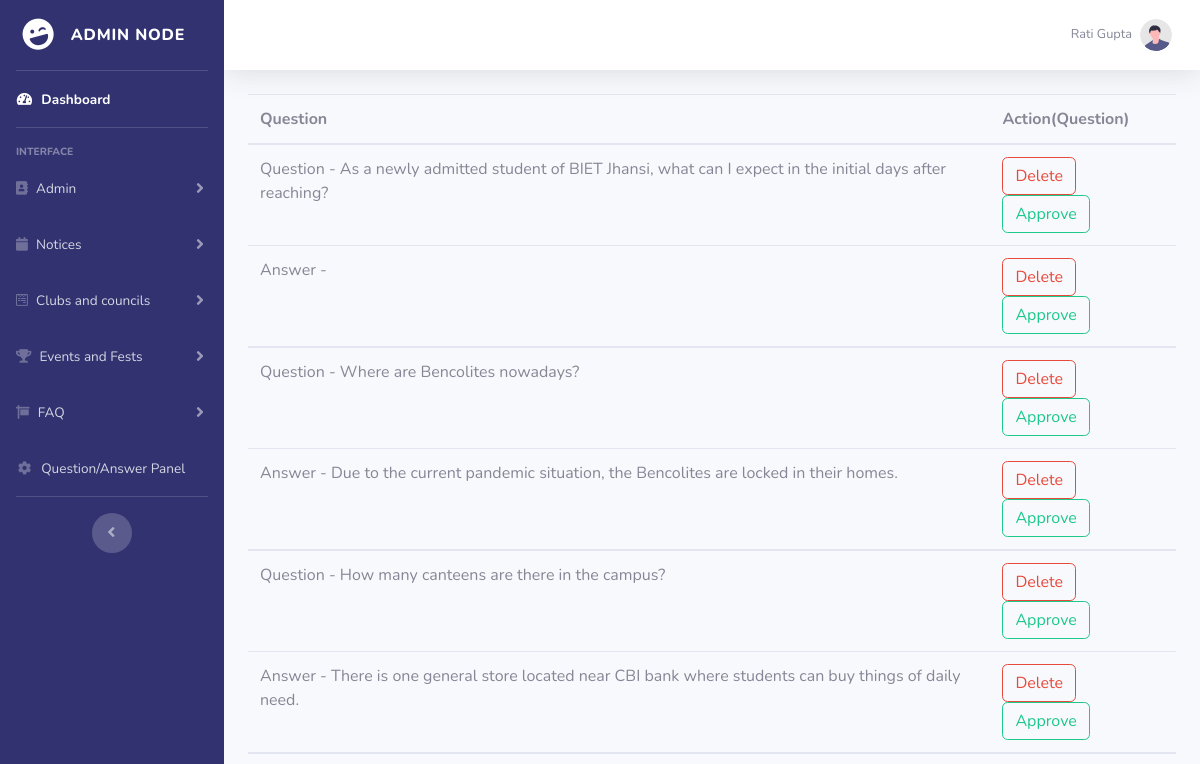
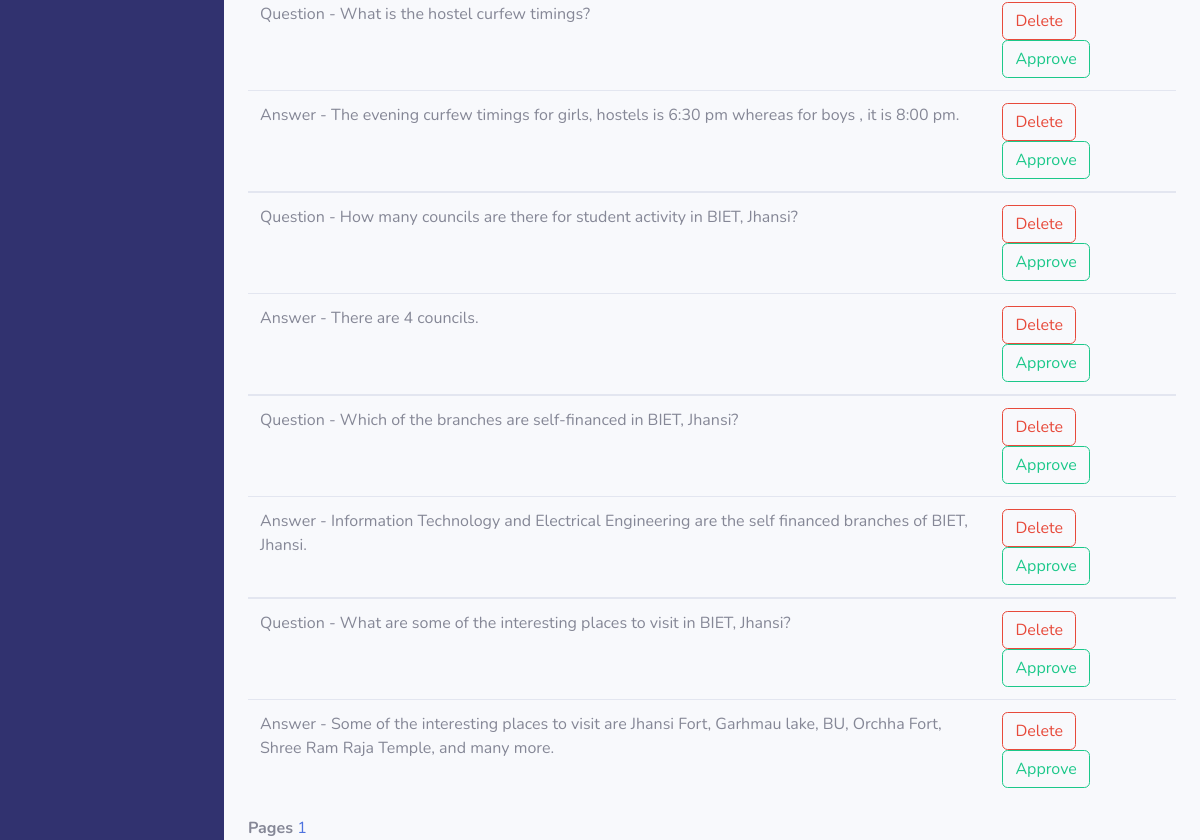
/ques_ans.php (signed in), run on an earlier commit of the app's database (2 pictures, top to bottom).
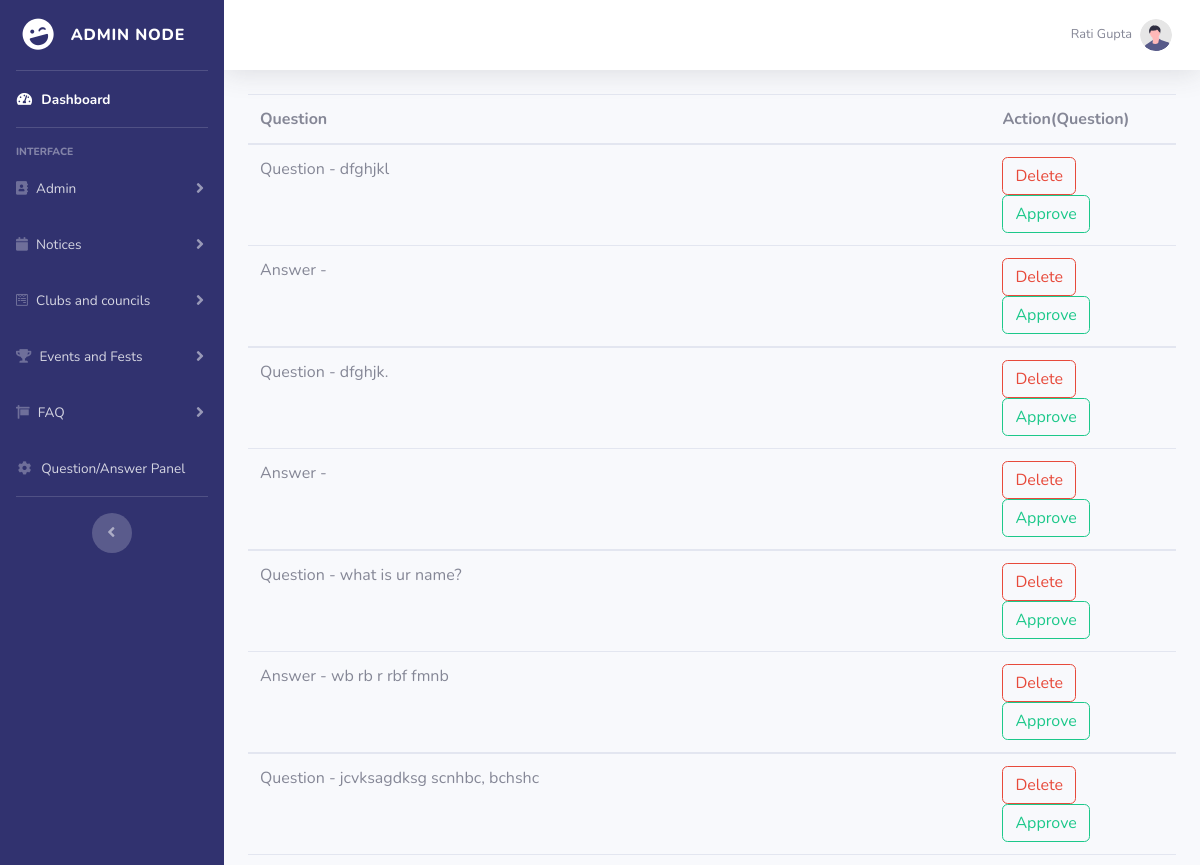
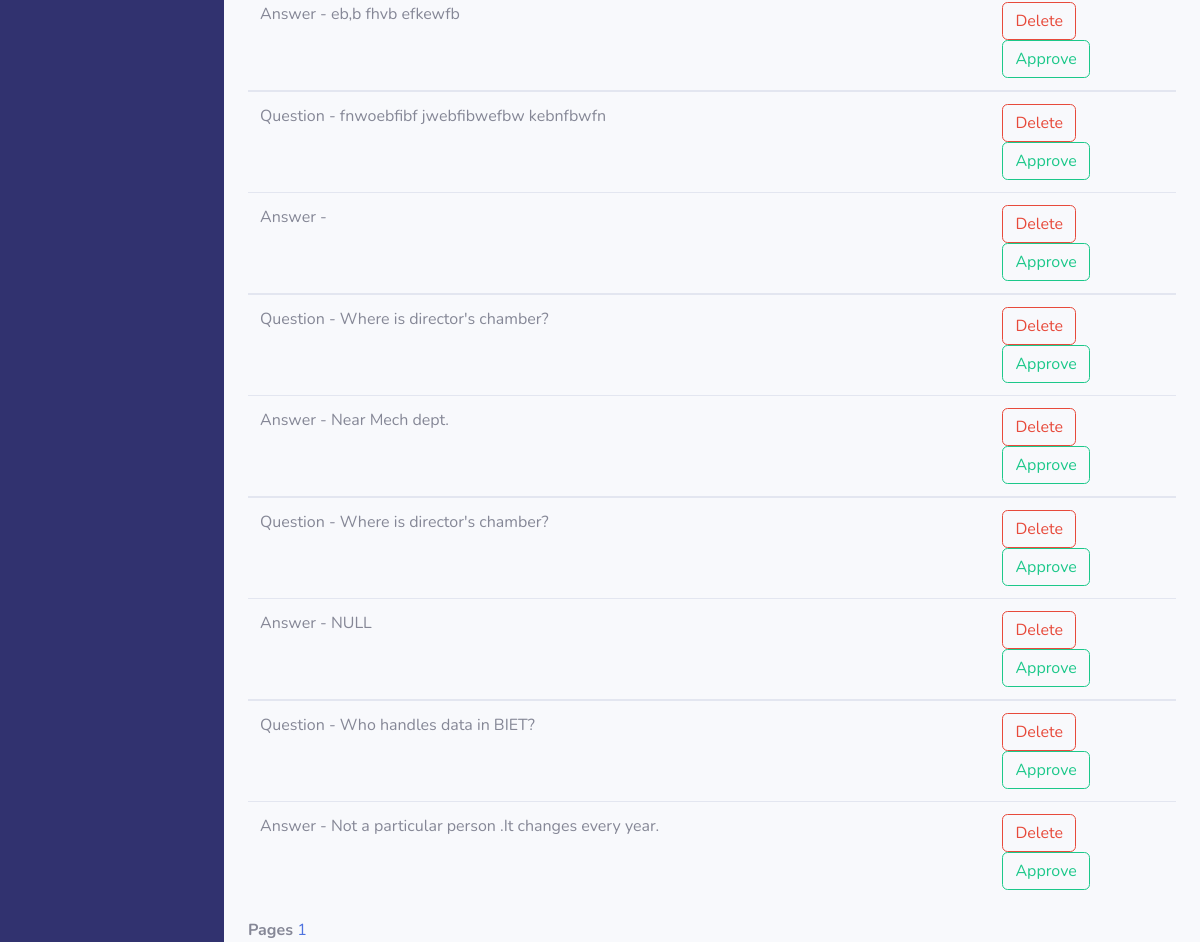
And on a later commit of the database (2 pictures, top to bottom).
### tables this page shows
CREATE TABLE `q_and_a` (
  `id` int(5) NOT NULL,
  `question` varchar(2000) NOT NULL,
  `ques_approved` tinyint(1) DEFAULT NULL,
  `ques_answered` tinyint(1) NOT NULL,
  `answer` varchar(10000) NOT NULL,
  `ans_approved` tinyint(1) DEFAULT NULL,
  `ans_by` varchar(100) NOT NULL
);

### ques_ans.php (the view, shortened to what this page needs)
<!DOCTYPE html>
<html lang="en" dir="ltr">
<head>
  <link href="vendor/fontawesome-free/css/all.min.css" rel="stylesheet" type="text/css">
  <link href="css/sb-admin-2.min.css" rel="stylesheet">
</head>
<body id="page-top">
  <div id="wrapper">
    <?php
    include 'include/sidebar.php'
    ?>
    <div id="content-wrapper" class="d-flex flex-column">
      <div id="content">
        <?php
        include 'include/topbar.php'
        ?>
        <div class="container-fluid">
          <?php
          $con = mysqli_connect("localhost", "root", "");
          mysqli_select_db($con, "campus_cauldron");
          if (isset($_GET["page"])) {
            $page = $_GET["page"];
          } else {
            $page = 1;
          };
          $start_from = ($page - 1) * 20;
          $sql = "select * from q_and_a  ORDER BY id DESC LIMIT $start_from, 20";
          $rs_result = mysqli_query($con, $sql);
          ?>
          <table class="table">
            <thead>
              <tr>
                <th width="80">Question</th>
                <th width="20%">Action(Question)</th>
              </tr>
            </thead>
            <?php
            while ($row = mysqli_fetch_assoc($rs_result)) {
            ?>
              <tbody>
                <tr>
                  <td> <?php
                        echo "Question " . "- " . " ";
                        echo $row["question"]; ?> </td>
                  <td><a class="btn btn-outline-danger" href='ques_delete.php?key1=<?php echo $row["id"]; ?>'>Delete</a>
                    <a class="btn btn-outline-success" href='ques_approve.php?key1=<?php echo $row["id"]; ?>'>Approve</a>
                  </td>
                </tr>
                <tr>
                  <td><?php
                      echo "Answer " . "- " . " ";
                      echo $row["answer"]; ?></td>
                  <td><a class="btn btn-outline-danger" href='ans_delete.php?key1=<?php echo $row["id"]; ?>'>Delete</a>
                    <a class="btn btn-outline-success" href='ans_approve.php?key1=<?php echo $row["id"]; ?>'>Approve</a>
                  </td>
                </tr>
              </tbody>
            <?php
            };
            ?>
          </table>
          <strong>Pages </strong>
          <?php
          $sql = "SELECT COUNT(question) FROM q_and_a";
          $rs_result = mysqli_query($con, $sql);
          $row = mysqli_fetch_row($rs_result);
          $total_records = $row[0];
          $total_pages = ceil($total_records / 20);
          for ($i = 1; $i <= $total_pages; $i++) {
            echo "<a href='viewuser.php?page=" . $i . "' class='navigation_item selected_navigation_item'>" . $i . "</a> ";
          };
          ?>
        </div>
</body>
</html>

### include/sidebar.php (shortened to what this page needs)
<ul class="navbar-nav  sidebar sidebar-dark accordion" id="accordionSidebar" style="background-color: #31326f">
    <a class="sidebar-brand d-flex align-items-center justify-content-center" href="admin_index.php">
        <div class="sidebar-brand-icon rotate-n-15">
            <i class="fas fa-laugh-wink"></i>
        </div>
        <div class="sidebar-brand-text mx-3">Admin node</div>
    </a>
    <hr class="sidebar-divider my-0">
    <li class="nav-item active">
        <a class="nav-link" href="admin_index.php">
            <i class="fas fa-fw fa-tachometer-alt"></i>
            <span>Dashboard</span></a>
    </li>
    <hr class="sidebar-divider">
    <div class="sidebar-heading">
        Interface
    </div>
    <li class="nav-item">
        <a class="nav-link collapsed" href="#" data-toggle="collapse" data-target="#collapse2" aria-expanded="true" aria-controls="collapseTwo">
            <i class="fas fa-address-book"></i>
            <span>Admin</span>
        </a>
    </li>
    <li class="nav-item">
        <a class="nav-link collapsed" href="#" data-toggle="collapse" data-target="#collapse1" aria-expanded="true" aria-controls="collapseTwo">
        <i class="fas fa-calendar"></i>
            <span>Notices</span>
        </a>
    </li>
    <li class="nav-item">
        <a class="nav-link collapsed" href="#" data-toggle="collapse" data-target="#collapse3" aria-expanded="true" aria-controls="collapseTwo">
            <i class="fab fa-wpforms"></i>
            <span>Clubs and councils</span>
        </a>
    </li>
    <li class="nav-item">
        <a class="nav-link collapsed" href="#" data-toggle="collapse" data-target="#collapse7" aria-expanded="true" aria-controls="collapseTwo">
        <i class="fas fa-trophy"></i>
            <span>Events and Fests</span>
        </a>
    </li>
    <li class="nav-item">
        <a class="nav-link collapsed" href="#" data-toggle="collapse" data-target="#collapse8" aria-expanded="true" aria-controls="collapseTwo">
        <i class="fas fa-sign"></i>
            <span>FAQ</span>
        </a>
    </li>
    <li class="nav-item">
        <a class="nav-link collapsed" href="ques_ans.php" data-target="#collapse4" aria-expanded="true" aria-controls="collapseTwo">
            <i class="fas fa-fw fa-cog"></i>
            <span>Question/Answer Panel</span>
        </a>
    </li>
    <hr class="sidebar-divider d-none d-md-block">
    <div class="text-center d-none d-md-inline">
        <button class="rounded-circle border-0" id="sidebarToggle"></button>
    </div>
</ul>

### include/topbar.php (shortened to what this page needs)
<nav class="navbar navbar-expand navbar-light bg-white topbar mb-4 static-top shadow">
    <ul class="navbar-nav ml-auto">
        <li class="nav-item dropdown no-arrow">
            <a class="nav-link dropdown-toggle" href="#" id="userDropdown" role="button" data-toggle="dropdown" aria-haspopup="true" aria-expanded="false">
                <span class="mr-2 d-none d-lg-inline text-gray-600 small">
                    <?php echo $_SESSION['username']; ?></span>
                <img class="img-profile rounded-circle" src="img/undraw_profile.svg">
            </a>
        </li>
    </ul>
</nav>

What changed in the data, as far as the page shows it:
removed q_and_a: question "As a newly admitted student of BIET Jhansi, what can I expect in the initial days after reaching?"
removed q_and_a: question "Where are Bencolites nowadays?", answer "Due to the current pandemic situation, the Bencolites are locked in their homes."
removed q_and_a: question "How many canteens are there in the campus?", answer "There is one general store located near CBI bank where students can buy things of daily need."
removed q_and_a: question "What is the hostel curfew timings?", answer "The evening curfew timings for girls, hostels is 6:30 pm whereas for boys , it is 8:00 pm."
removed q_and_a: question "Which of the branches are self-financed in BIET, Jhansi?", answer "Information Technology and Electrical Engineering are the self financed branches of BIET, Jhansi."
changed q_and_a: question "How many councils are there for student activity in BIET, Jhansi?" → "dfghjkl"; answer "There are 4 councils." → (not shown)
changed q_and_a: question "What are some of the interesting places to visit in BIET, Jhansi?" → "dfghjk."; answer "Some of the interesting places to visit are Jhansi Fort, Garhmau lake, BU, Orchha Fort, Shree Ram Raja Temple, and many more." → (not shown)
added q_and_a: question "what is ur name?", answer "wb rb r rbf fmnb"
added q_and_a: question "jcvksagdksg scnhbc, bchshc", answer "eb,b fhvb efkewfb"
added q_and_a: question "fnwoebfibf jwebfibwefbw kebnfbwfn"
added q_and_a: question "Where is director's chamber?", answer "Near Mech dept."
added q_and_a: question "Where is director's chamber?", answer "NULL"
added q_and_a: question "Who handles data in BIET?", answer "Not a particular person .It changes every year."
